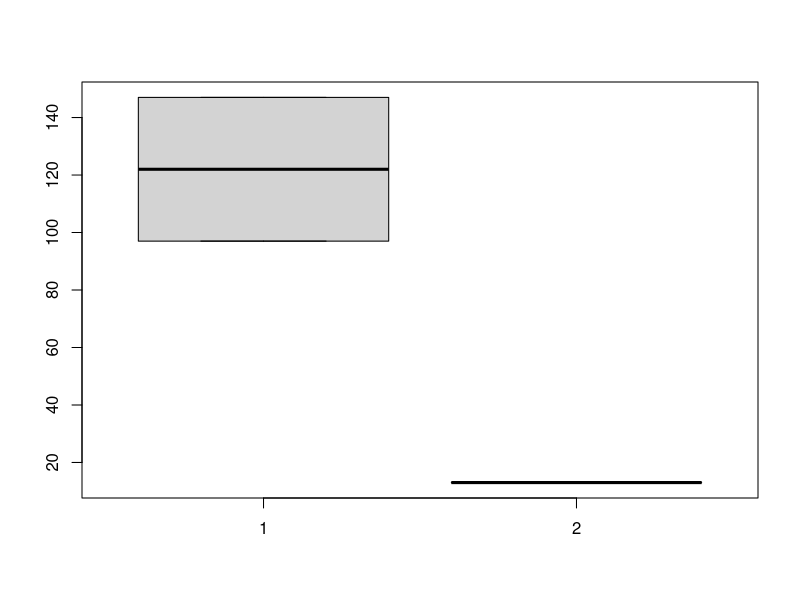

Reproduce this figure in R.
#Nexus4
LocalStorage_C1_500<-c(134,147,137,103,100,103,116,120,97,147);
FileAPI_C1_500<-c(10926,11698,9836,9191,9865,10585,9376,11322,9536,9075);
WebSQL_C1_500<-c(3,0,0,0,0,0,0,0,0,1);
WebSQL_C2_500<-c(1,0,0,7,0,1,0,0,0,1);
Nexus4<-data.frame(LocalStorage_C1_500);
colnames(Nexus4) <- c("LocalStorage C1 500");
#Nexus4<-data.frame(LocalStorage_C1_500, FileAPI_C1_500, WebSQL_C1_500, WebSQL_C2_500)

WebSQL_C1_500_IOS8Sim<-c(0,0,0,1,0,0,0,0,0,0);
WebSQL_C2_500_IOS8Sim<-c(0,0,0,0,0,0,0,8,0,0);
LocalStorage_C1_500_IOS8Sim<-c(3,3,3,3,3,3,3,2,2,2);
FileAPI_C1_500_IOS8Sim<-c(1050, 994, 879,1159,942, 1062, 859,923, 950, 953);

#ChromeMacbook
IndexedDB_U1_500<-c(48,48,49,59,50,50,47,48,51,49);
IndexedDB_C1_500<-c(196,178,172,166,176,171,187,201,171,167);
IndexedDB_C2_500<-c(518,433,396,486,493,489,474,479,431,515);
LocalStorage_C1_500<-c(13,12,9,12,12,12,13,10,13,13);
LocalStorage_C2_500<-c(173,167,153,152,163,161,156,152,166,160);

ChromeMacbook<-data.frame(LocalStorage_C1_500);
colnames(ChromeMacbook) <- c("LocalStorage C1 500");

boxplot(Nexus4[LocalStorage_C1_500,1], ChromeMacbook[LocalStorage_C1_500,1]);